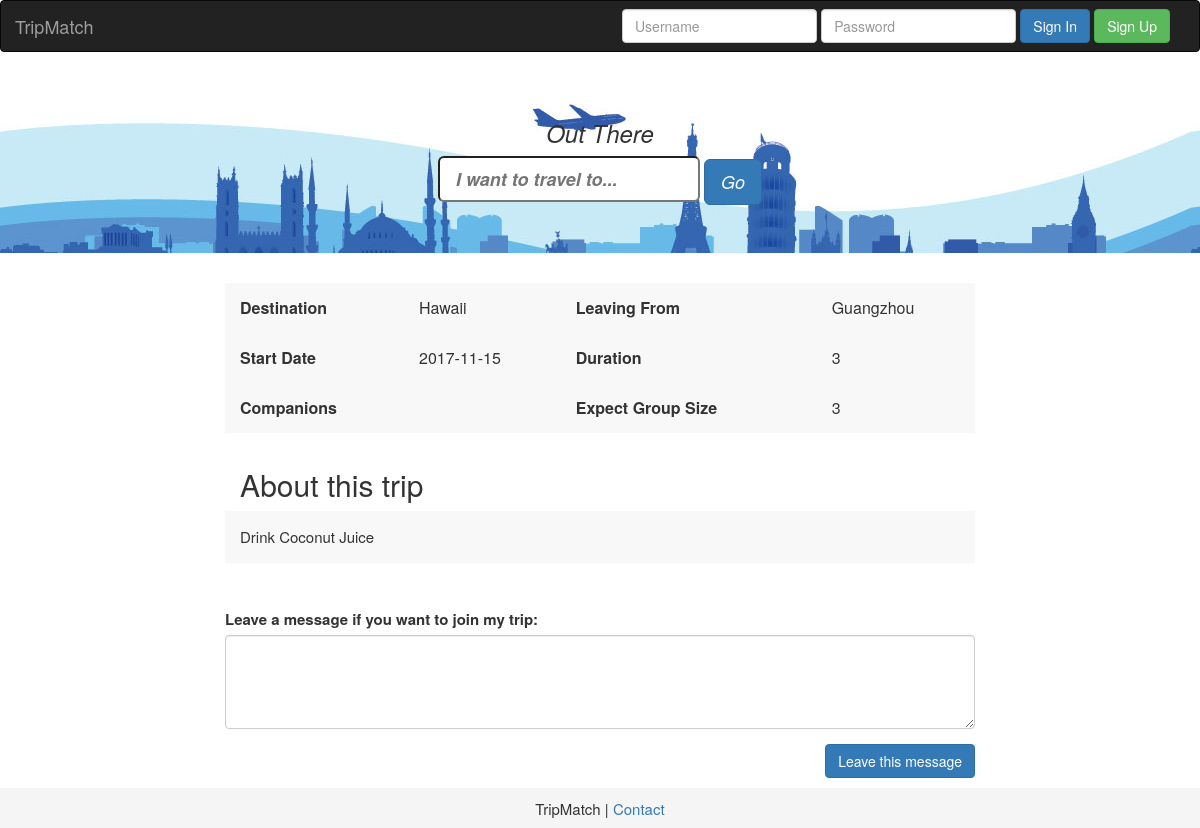
Screenshot of /trip_detail/5 with the database file from the repository.
### tripmatch/model/tripmatch_model.py (models this page shows, shortened)
class Destinations(Base):
    __tablename__ = 'destinations'
    id = Column(Integer, primary_key=True)
    destination = Column(String, nullable=False)
    trip_details = relationship('TripDetails', back_populates='destinations')

class TripDetails(Base):
    __tablename__ = 'trip_details'
    id = Column(Integer, primary_key=True)
    user_id = Column(Integer, ForeignKey('users.id'))
    destination_id = Column(Integer, ForeignKey('destinations.id'))
    duration = Column(String, nullable=True)
    date_start = Column(String, nullable=False)
    companions = Column(Integer, nullable=False)
    city_takeoff = Column(String, nullable=True)
    expected_group_size = Column(Integer, nullable=True)
    notes = Column(String, nullable=True)
    date_create = Column(String, nullable=False)
    contact = Column(String, nullable=True)
    img_name = Column(String, nullable=True)
    users = relationship('Users', back_populates='trip_details')
    destinations = relationship('Destinations', back_populates='trip_details')
    waitinglist = relationship('Waitinglist', back_populates='trip_details')

### tripmatch/trip_server.py (the view, shortened to what this page needs)
@app.route('/trip_detail/<int:trip_id>', methods=['GET', 'POST'])
def display_trip(trip_id):
    db_session = Session()
    trip = db_session.query(TripDetails).filter_by(id=trip_id).one()
    waitinglist = db_session.query(
        Waitinglist).filter_by(trip_id=trip_id).all()
    return render_template('trip_details.html', trip=trip, waitinglist=waitinglist)

### tripmatch/trip_server.py (called while the page is built)
@app.context_processor
def utility_processor():
    def calc_date_end(start_date, duration):
        return (datetime.strptime(start_date, '%Y-%m-%d') + timedelta(int(duration))).strftime('%Y-%m-%d')
    return dict(calc_date_end=calc_date_end)

### tripmatch/templates/trip_details.html (shortened to what this page needs)
{% extends "layout.html" %} {% block title %}Trip Details{% endblock %} {% block body %}
<div class="container">
  <div class="row">
    <div class="col-md-8 col-md-offset-2">
      <table class="trip-detail-table">
        <tr>
          <td class="td-left">Destination</td>
          <td>{{ trip.destinations.destination }}</td>
          <td class="td-left">Leaving From</td>
          <td>{{ trip.city_takeoff }}</td>
        </tr>
        <tr>
          <td class="td-left">Start Date</td>
          <td>{{ trip.date_start }}</td>
          <td class="td-left">Duration</td>
          <td>{{ trip.duration }}</td>
        </tr>
        <tr>
          <td class="td-left">Companions</td>
          <td>{{ trip.companios }}</td>
          <td class="td-left">Expect Group Size</td>
          <td>{{ trip.expected_group_size }}</td>
        </tr>
      </table>
    </div>
    <div class="col-md-8 col-md-offset-2" style="padding: 15px; margin-bottom: 20px;">
        <h2 style="padding-left: 15px;">About this trip</h2>
        <p style="background-color: #f8f8f8; padding: 15px;" >{{ trip.notes }}</p>
    </div>
    <div class="col-md-8 col-md-offset-2 join-trip">
      <form method="post">
        <div class="form-group">
          <label for="leave-a-message-textarea">Leave a message if you want to join my trip:</label>
          <textarea class="form-control" rows="4" id="leave-a-message-textarea" name="leave-a-message-textarea"></textarea>
        </div>
        <button type="submit" class="btn btn-primary pull-right">Leave this message</button>
      </form>
    </div>
  </div>
</div>
{% endblock %}

### tripmatch/static/css/style.css (style rules this page uses)
.trip-detail-table { background: #f8f8f8; width:100%; height: 150px; text-align: left; font-size: 16px; }
.td-left { padding-left: 15px; font-weight: bold; font-size: 16px; }

### rows the page displays
Destinations: destinations.destination "Hawaii"
TripDetails: city_takeoff "Guangzhou", date_start "2017-11-15", duration "3", expected_group_size "3", notes "Drink Coconut Juice"
